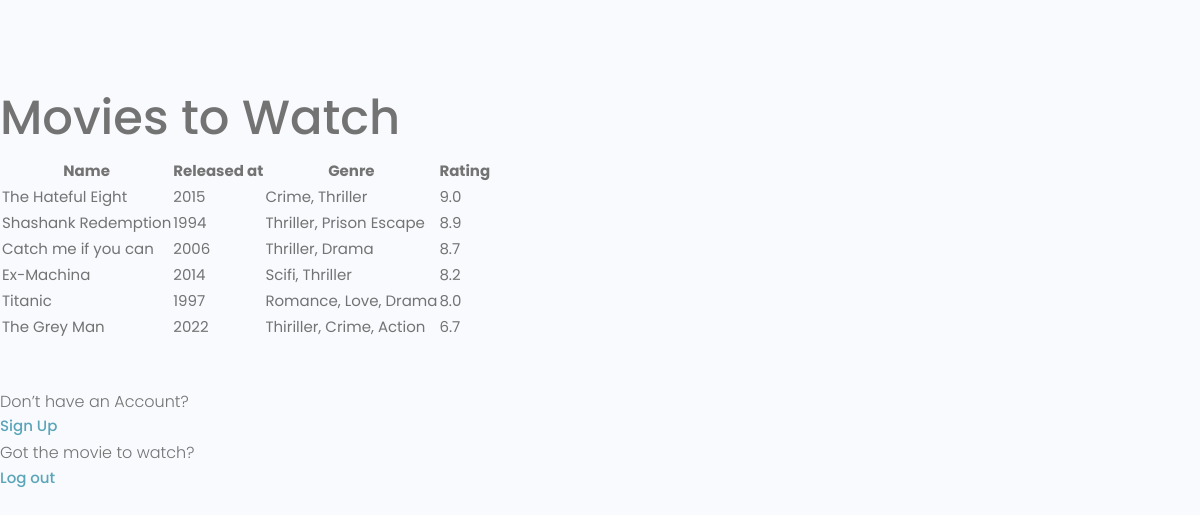
Before: / with the older database file.
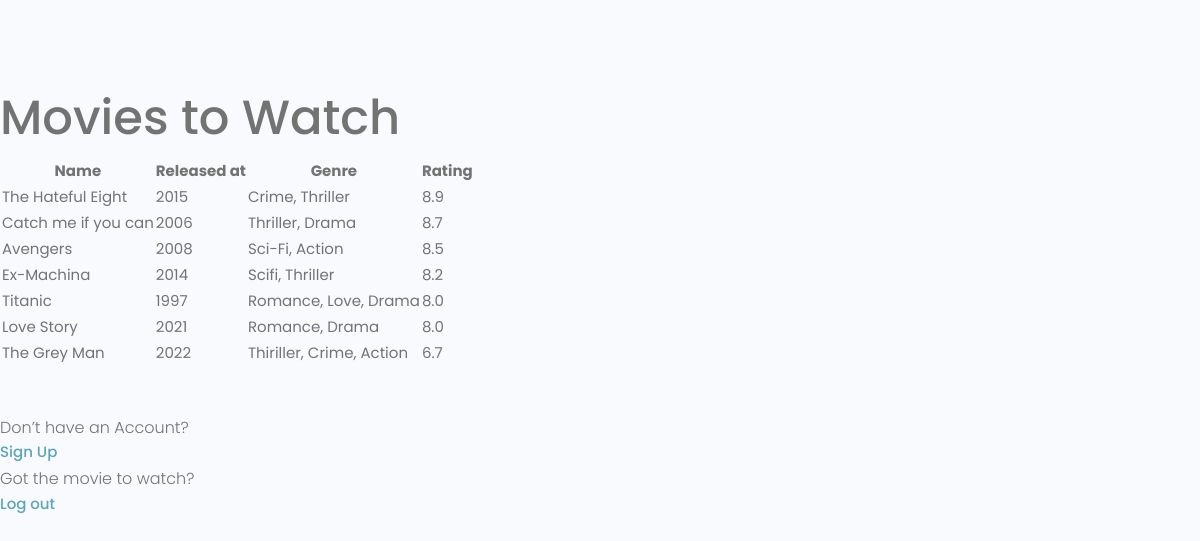
After: the same page with the newer database file.
### movies/models.py (models this page shows, shortened)
class Movie(models.Model):
    name = models.CharField(max_length=100)
    released_at = models.IntegerField(null=True, blank=True)
    genre = models.CharField(max_length=50, blank=True, null=True)
    rating = models.DecimalField(default=0.0, decimal_places=1,max_digits=2, null=True, blank=True)
    created = models.DateTimeField(auto_now_add=True)
    id = models.UUIDField(default=uuid.uuid4, unique=True,
                          primary_key=True, editable=False)
    class Meta:
        ordering = ['-rating']

### movies/views.py (the view)
# urls.py: path('', views.movies, name='movies'),
def movies(request):
    results = Movie.objects.all()
    context = {'movies': results}
    return render(request, 'movies_list.html', context)

### movies/templates/movies_list.html (shortened to what this page needs)
{% extends 'main.html' %}
{% block content %}
<main class="formPage my-xl">
    <div class="content-box">
        <div class='formWrapper'>
            <h1>Movies to Watch</h1>
            <table class="settings__table">
                <tr>
                    <th>Name</th>
                    <th>Released at</th>
                    <th>Genre</th>
                    <th>Rating</th>
                </tr>
                {% for movie in movies %}
                <tr>
                    <td>
                        {{ movie.name }}
                    </td>
                    <td>
                        {{ movie.released_at }}
                    </td>
                    <td>
                        {{ movie.genre }}
                    </td>
                    <td>
                        {{ movie.rating }}
                    </td>
                </tr>
                {% endfor %}
            </table>
            <br>
            <br>
            <div class="auth__alternative">
                <p>Don’t have an Account?</p>
                <a href="{% url 'register' %}">Sign Up</a>
            </div>
            <div class="auth__alternative">
                <p>Got the movie to watch?</p>
                <a href="{% url 'logout' %}">Log out</a>
            </div>
        </div>
    </div>
</main>
{% endblock content %}

### templates/main.html (shortened to what this page needs)
<!DOCTYPE html>
{% load static %}
<html>
<head>
  <link rel="stylesheet" href="https://cdn.iconmonstr.com/1.3.0/css/iconmonstr-iconic-font.min.css" />
  <link rel="stylesheet" href="{% static 'uikit/styles/uikit.css' %}" />
  <link rel="stylesheet" href="{% static 'styles/app.css' %}" />
</head>
<body>
  {% block content %} {% endblock content %}
</body>
</html>

### templates/navbar.html (shortened to what this page needs)
{% load static %}

### static/uikit/styles/modules/_variables.css (style rules this page uses)
:root { --color-main: #5aa5b9; --color-main-light: #e6faff; --color-sub: #3f4156; --color-sub-light: #51546e; --color-sub-lighter: #ededfd; --color-text: #737373; --color-gray: #8b8b8b; --color-light: #e5e7eb; --color-light-gray: #767676; --color-bg: #f8fafd; --color-white: #fffefd; --color-white-light: #f3f3f3; --color-success: #359e64; --color-success-bg: #def8e8; --color-error: #fc4b0b; --color-error-bg: #fff2ee; --font-base: 'Poppins', arial, helvetica, 'Segoe UI', roboto, ubuntu, sans-serif; --font-monospace: 'Fira Code', 'Courier New', courier, monospace; --font-regular: 300; --font-medium: 500; --font-bold: 700; --generic-shadow: 1px 1px 5px #00000010; --generic-transition: all 0.3s ease-in-out; }

### static/uikit/styles/modules/_base.css (style rules this page uses)
* { margin: 0; padding: 0; box-sizing: border-box; text-rendering: optimizeLegibility; color: inherit; font-size: inherit; }
html { font-size: 50%; }
@media only screen and (min-width: 480px) { html { font-size: 56.25%; } }
@media only screen and (min-width: 1200px) { html { font-size: 62.5%; } }
body { line-height: 1.6; font-weight: 400; font-size: 1.5rem; color: var(--color-text); background-color: var(--color-bg); min-height: 100vh; }

### static/uikit/styles/modules/_typography.css (style rules this page uses)
* { font-family: var(--font-base); }
h1 { font-size: 4.8rem; font-weight: var(--font-medium); }
p, span, strong { font-size: 1.6rem; color: var(--color-text); font-weight: var(--font-regular); }
a { padding-bottom: 2px; text-decoration: none; display: inline-block; color: var(--color-main); font-weight: var(--font-medium); }

### static/uikit/styles/modules/_utilities.css (style rules this page uses)
.my-xl { margin: 8rem auto; }

Changed rows visible on the page:
removed Movie: name "Shashank Redemption", released_at "1994", genre "Thriller, Prison Escape", rating "8.9"
changed Movie "The Hateful Eight": rating "9.0" → "8.9"
added Movie: name "Avengers", released_at "2008", genre "Sci-Fi, Action", rating "8.5"
added Movie: name "Love Story", released_at "2021", genre "Romance, Drama", rating "8.0"
